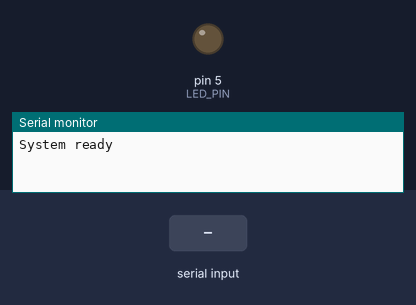
Bench run of a sketch on a simulated Arduino Uno, built with avr-gcc and run on an emulated ATmega328P. Parts: output pins drawn as LEDs (lit = HIGH), the last lines printed to the serial monitor. The inputs (shaded band) are chosen by the test bench.

Above: at 1.2 s.
1.3 s: "ON\n" received over the second serial link
At 2.1 s:
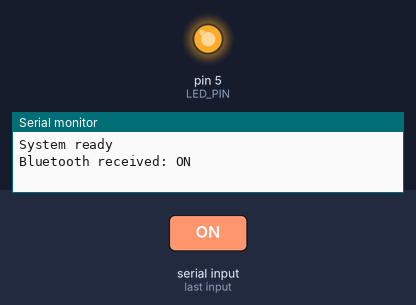
2.8 s: "OFF\n" received over the second serial link
At 3.3 s:
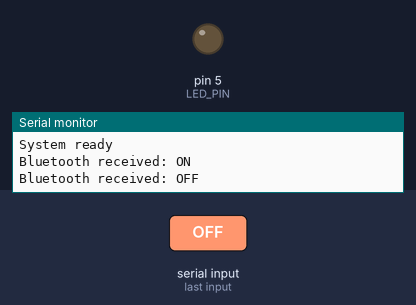
Timing chart, 0 to 5.8 s (numbered marks = the images above; inputs shaded):
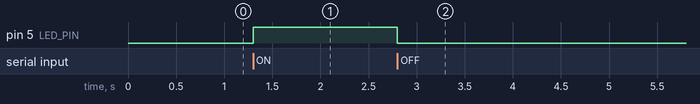

The sketch:

Task3_3.ino
```cpp
#include <SoftwareSerial.h>
const int LED_PIN = 5;
// SoftwareSerial(RX, TX)
SoftwareSerial BT(10, 11);

String cmd = "";
bool ledState = false;

void setup() {
  pinMode(LED_PIN, OUTPUT);

  Serial.begin(9600);   // USB Serial：給電腦看除錯訊息
  BT.begin(9600);       // HC-05：先假設資料模式為 38400

  Serial.println("System ready");
}

void loop() {
  if (BT.available()) {
    cmd = BT.readStringUntil('\n');
    cmd.trim();

    Serial.print("Bluetooth received: ");
    Serial.println(cmd);

    if (cmd == "ON") {
      ledState = true;
      digitalWrite(LED_PIN, HIGH);
      BT.println("OK: LED ON");
    }
    else if (cmd == "OFF") {
      ledState = false;
      digitalWrite(LED_PIN, LOW);
      BT.println("OK: LED OFF");
    }
    else if (cmd == "STATUS") {
      if (ledState) {
        BT.println("LED=ON");
      } else {
        BT.println("LED=OFF");
      }
    }
    else {
      BT.println("ERR: UNKNOWN COMMAND");
    }
  }
}
```

Measured:
- after the input at 1.3 s, pin 5 (LED_PIN): LOW → HIGH at once
- after the input at 2.8 s, pin 5 (LED_PIN): HIGH → LOW at once
